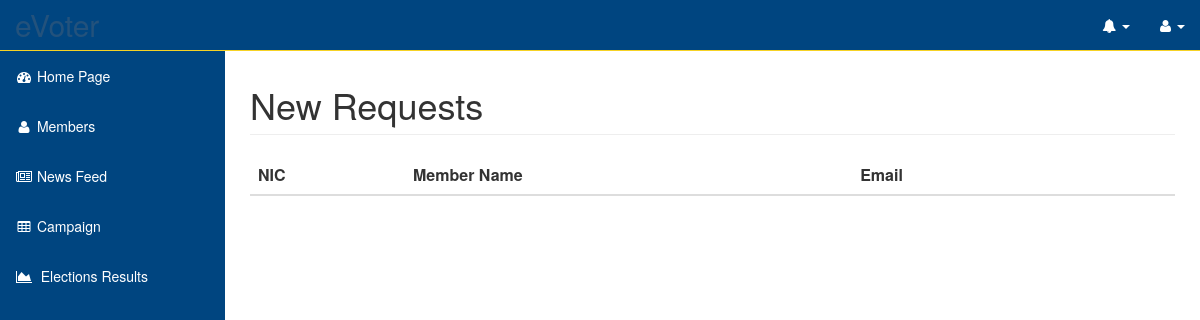
/app/view/displayview.php, run on an earlier commit of the app's database.
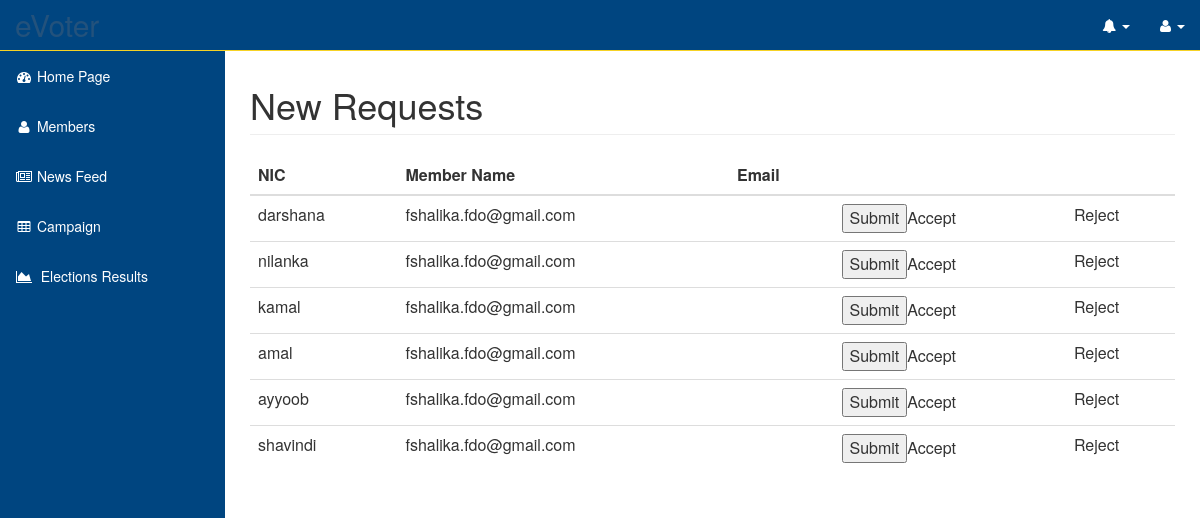
And on a later commit of the database.
### tables this page shows
CREATE TABLE `clubmember` (
  `memberID` int(11) NOT NULL,
  `name` varchar(50) NOT NULL,
  `NIC` varchar(10) NOT NULL,
  `dateOfBirth` date NOT NULL,
  `email` varchar(50) NOT NULL,
  `homeAddress` varchar(100) NOT NULL,
  `mobileNumber` varchar(20) NOT NULL,
  `occupation` varchar(50) NOT NULL,
  `clubPost` varchar(50) NOT NULL,
  `profileImage` varchar(100) NOT NULL,
  `status` varchar(50) NOT NULL,
  `dateofjoin` date NOT NULL,
  `username` varchar(50) NOT NULL,
  `password` varchar(100) NOT NULL
);

### app/view/displayview.php (the view, shortened to what this page needs)
<?php
 include "../templates/header.php";
 require_once '../model/dbConfig.php';
?>
<body>
<div id="wrapper">
    <nav class="navbar navbar-inverse navbar-fixed-top color-change" role="navigation" >
        <?php include "../templates/topmenu.php";
        include "../templates/sidemenu.php";
        ?>
    </nav>
    <div id="page-wrapper">
        <div class="container-fluid">
            <div class="row">
                <div class="col-lg-12">
                    <h1 class="page-header"> New Requests </h1>
                </div>
            </div>
            <div class="row">
                <div class="col-lg-12">
                </div>
            </div>
            <div>
                <div id="content" scrolling="yes">
                    <?php
                    $sql = "SELECT name,email,clubPost,nic FROM clubmember WHERE status = 'not-registered' ";
                    $result = mysqli_query($con, $sql);
                    ?>
                    <form name="table" method="post" onsubmit="return validate();">
                        <table class="table table_striped" id="table">
                            <thead>
                            <tr>
                                <th>NIC</th>
                                <th>Member Name</th>
                                <th>Email</th>
                                <th></th>
                                <th></th>
                            </tr>
                            </thead>
                            <tbody>
                            <?php
                            while ($array = mysqli_fetch_row($result))
                            {
                                echo
                                "<tr>
              <td>{$array[0]}</td>
              <td>{$array[1]}</td>
              <td>{$array[2]}</td>
              <td><input type='submit' data-id='{$array[3]}'>Accept</td>
              <td type='submit' data-id='{$array[3]}'>Reject</td>
             </tr>\n";
                            }
                            ?>
                            </tbody>
                        </table>
                    </form>
                </div>
            </div>
            </div>
        </div>
    </div>
</body>
</html>

What changed in the data, as far as the page shows it:
added clubmember: name "darshana", email "fshalika.fdo@gmail.com"
added clubmember: name "nilanka", email "fshalika.fdo@gmail.com"
added clubmember: name "kamal", email "fshalika.fdo@gmail.com"
added clubmember: name "amal", email "fshalika.fdo@gmail.com"
added clubmember: name "ayyoob", email "fshalika.fdo@gmail.com"
added clubmember: name "shavindi", email "fshalika.fdo@gmail.com"
